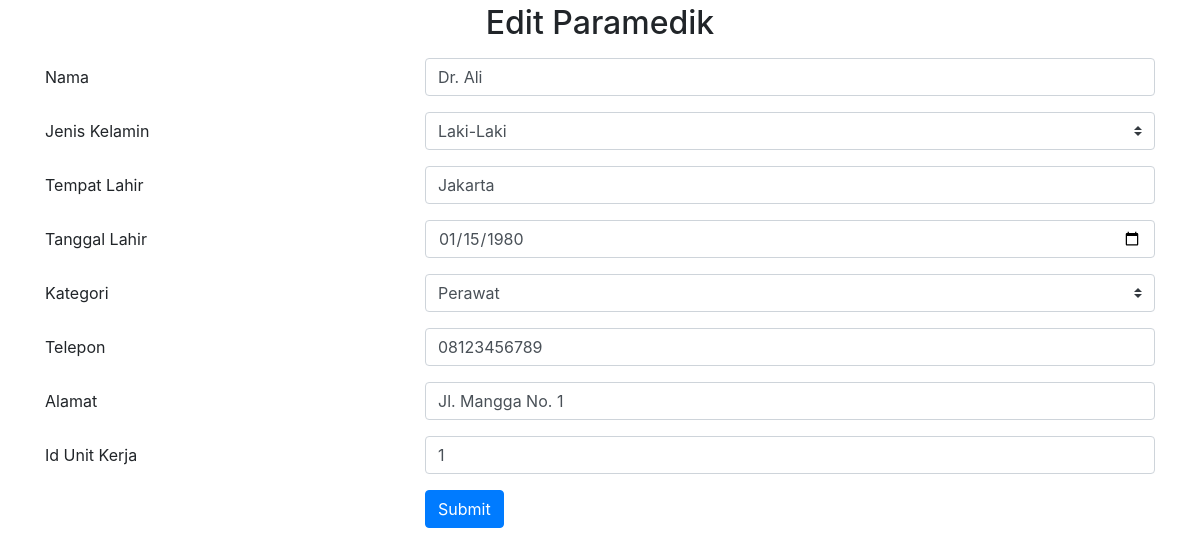
Page /edit_paramedik.php?id=1 on the committed database.
### tables this page shows
CREATE TABLE `paramedik` (
  `id` int(11) NOT NULL,
  `nama` varchar(45) DEFAULT NULL,
  `gender` char(1) DEFAULT NULL,
  `tmp_lahir` varchar(30) DEFAULT NULL,
  `tgl_lahir` date DEFAULT NULL,
  `kategori` enum('Perawat','Paramedis','Teknisi Medis','Asisten Medis','Ahli Gizi','Fisioterapis','Ahli Farmasi','Ahli Kesehatan Masyarakat') DEFAULT NULL,
  `telpon` varchar(20) DEFAULT NULL,
  `alamat` varchar(100) DEFAULT NULL,
  `unit_kerja_id` int(11) DEFAULT NULL
);

### edit_paramedik.php (the view, shortened to what this page needs)
<?php
require_once 'dbkoneksi.php';
$id = $_GET['id'];
$stmt = $dbh->prepare("SELECT * FROM paramedik WHERE id=?");
$stmt->execute([$id]);
$paramedik = $stmt->fetch();
?>
<!DOCTYPE html>
<html lang="en">
<head>
    <link rel="stylesheet" href="https://cdn.jsdelivr.net/npm/bootstrap@4.6.2/dist/css/bootstrap.min.css">
</head>
<body>
    <div class="container mt-1">
        <h2 class="text-center">Edit Paramedik</h2>
        <form action="edit_paramedik.php?id=<?php echo $id; ?>" method="POST">
            <div class="form-group row mt-3">
                <label for="nama" class="col-4 col-form-label">Nama</label>
                <div class="col-8">
                    <input required id="nama" name="nama" type="text" class="form-control" value="<?php echo $paramedik['nama']; ?>">
                </div>
            </div>
            <div class="form-group row">
                <label for="gender" class="col-4 col-form-label">Jenis Kelamin</label>
                <div class="col-8">
                    <select id="gender" name="gender" class="custom-select">
                        <option value="L" <?php if ($paramedik['gender'] == 'L') echo 'selected'; ?>>Laki-Laki</option>
                    </select>
                </div>
            </div>
            <div class="form-group row">
                <label for="tmp_lahir" class="col-4 col-form-label">Tempat Lahir</label>
                <div class="col-8">
                    <input required id="tmp_lahir" name="tmp_lahir" type="text" class="form-control" value="<?php echo $paramedik['tmp_lahir']; ?>">
                </div>
            </div>
            <div class="form-group row">
                <label for="tgl_lahir" class="col-4 col-form-label">Tanggal Lahir</label>
                <div class="col-8">
                    <input required id="tgl_lahir" name="tgl_lahir" type="date" class="form-control" value="<?php echo $paramedik['tgl_lahir']; ?>">
                </div>
            </div>
            <div class="form-group row">
                <label for="kategori" class="col-4 col-form-label">Kategori</label>
                <div class="col-8">
                    <select id="kategori" name="kategori" class="custom-select">
                        <option value="<?php echo $paramedik['kategori']; ?>"><?php echo $paramedik['kategori']; ?></option>
                    </select>
                </div>
            </div>
            <div class="form-group row mt-3">
                <label for="telpon" class="col-4 col-form-label">Telepon</label>
                <div class="col-8">
                    <input required id="telpon" name="telpon" type="tel" class="form-control" value="<?php echo $paramedik['telpon']; ?>">
                </div>
            </div>
            <div class="form-group row">
                <label for="alamat" class="col-4 col-form-label">Alamat</label>
                <div class="col-8">
                    <input required id="alamat" name="alamat" type="text" class="form-control" value="<?php echo $paramedik['alamat']; ?>">
                </div>
            </div>
            <div class="form-group row">
                <label for="unit_kerja_id" class="col-4 col-form-label">Id Unit Kerja</label>
                <div class="col-8">
                    <input required id="unit_kerja_id" name="unit_kerja_id" type="number" class="form-control" value="<?php echo $paramedik['unit_kerja_id']; ?>">
                </div>
            </div>
            <div class="form-group row">
                <div class="offset-4 col-8">
                    <button name="submit" type="submit" class="btn btn-primary">Submit</button>
                </div>
            </div>
        </form>
    </div>
</body>
</html>

### rows in the picture
paramedik: nama "Dr. Ali", gender "Laki-Laki", tmp_lahir "Jakarta", tgl_lahir "01/15/1980", kategori "Perawat", telpon "08123456789", alamat "Jl. Mangga No. 1", unit_kerja_id "1"
